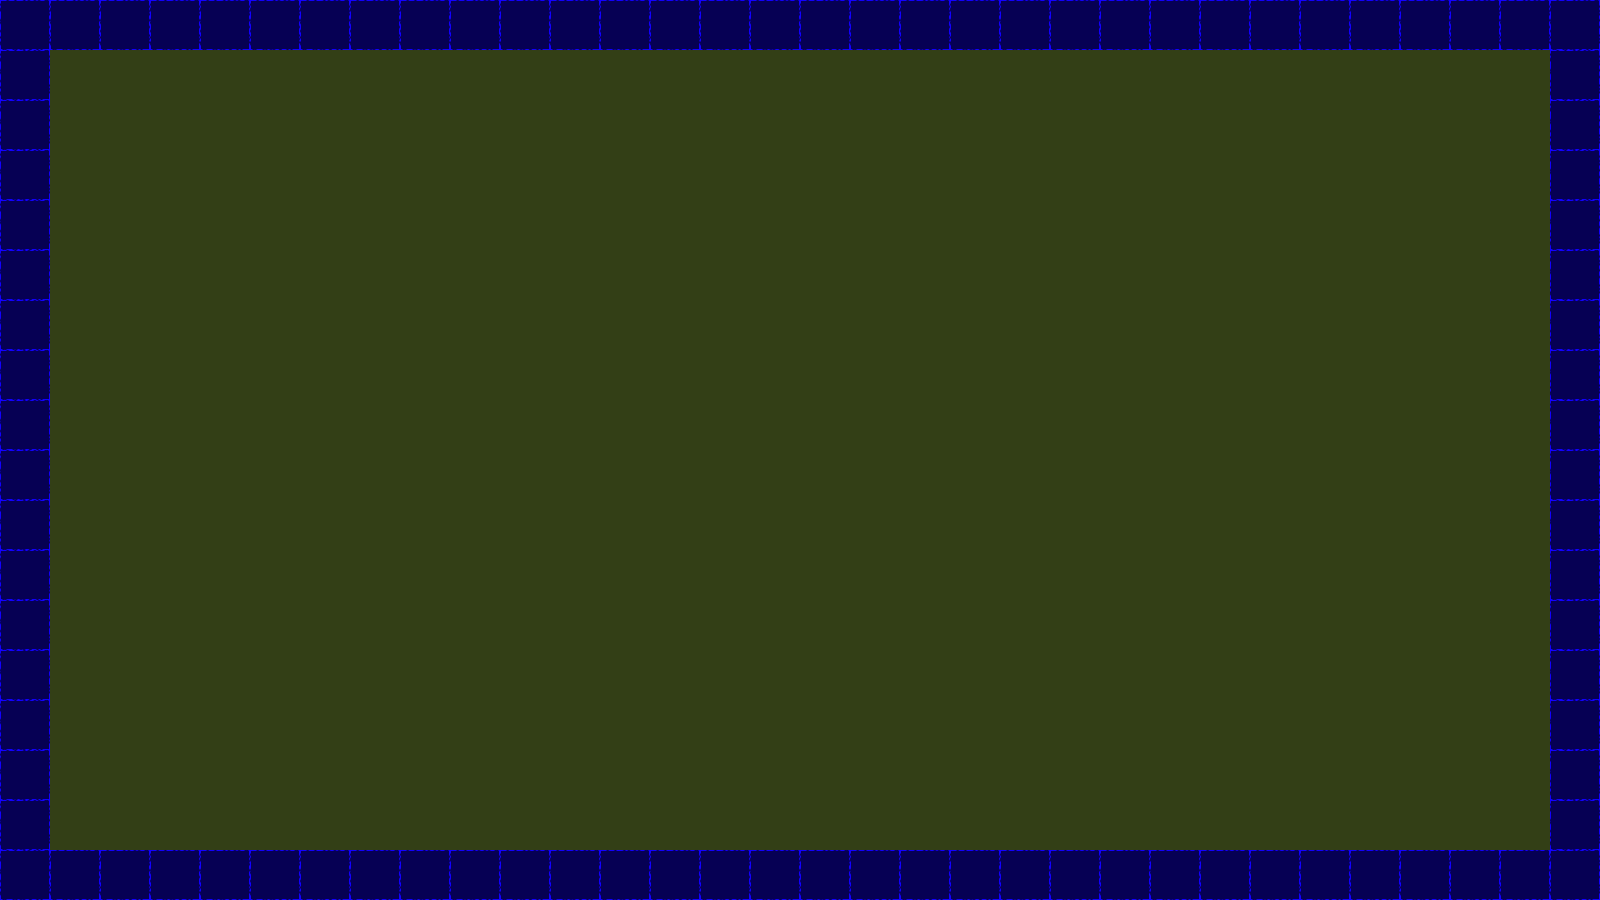

A 2D game scene composited from a Tiled map and its tileset images. What follows is a short description and the map's XML, with each tile layer's data collapsed to a summary:
An orthogonal 32x18 tile map with 50x50 px tiles, 1 tile layer (collision), 2 hidden layers not drawn, 2 tilesets.

<map version="1.0" orientation="orthogonal" renderorder="left-up" width="32" height="18" tilewidth="50" tileheight="50" nextobjectid="3">
 <tileset firstgid="1" name="dungeonTile.png" tilewidth="50" tileheight="50" tilecount="64" columns="8">
  <image source="tiles/dungeonTile.png" width="400" height="400" />
  <terraintypes>
   <terrain name="Nouveau terrain" tile="-1" />
   <terrain name="la" tile="-1" />
  </terraintypes>
  <tile id="1" terrain="0,0,0,0" />
  <tile id="2" terrain="0,0,0,0" />
  <tile id="3" terrain="0,0,0,0" />
  <tile id="6" terrain="1,1,1,1" />
  <tile id="7" terrain="1,1,1,1" />
  <tile id="8" terrain="0,0,0,0" />
  <tile id="9" terrain="0,0,0,0" />
  <tile id="10" terrain="0,0,0,0" />
  <tile id="11" terrain="0,0,0,0" />
  <tile id="12" terrain="1,1,1,1" />
  <tile id="13" terrain="1,1,1,1" />
  <tile id="14" terrain="1,1,1,1" />
  <tile id="15" terrain="1,1,1,1" />
  <tile id="16" terrain="0,0,0,0" />
  <tile id="17" terrain="0,0,0,0" />
  <tile id="18" terrain="0,0,0,0" />
  <tile id="19" terrain="0,0,0,0" />
  <tile id="20" terrain="1,1,1,1" />
  <tile id="21" terrain="1,1,1,1" />
  <tile id="22" terrain="1,1,1,1" />
  <tile id="23" terrain="1,1,1,1" />
  <tile id="24" terrain="0,0,0,0" />
  <tile id="25" terrain="0,0,0,0" />
  <tile id="26" terrain="0,0,0,0" />
  <tile id="27" terrain="0,0,0,0" />
  <tile id="28" terrain="1,1,1,1" />
  <tile id="29" terrain="1,1,1,1" />
  <tile id="30" terrain="1,1,1,1" />
  <tile id="31" terrain="1,1,1,1" />
  <tile id="32" terrain="0,0,0,0" />
  <tile id="33" terrain="0,0,0,0" />
  <tile id="34" terrain="0,0,0,0" />
  <tile id="35" terrain="0,0,0,0" />
  <tile id="36" terrain="1,1,1,1" />
  <tile id="37" terrain="1,1,1,1" />
  <tile id="40" terrain="0,0,0,0" />
  <tile id="41" terrain="0,0,0,0" />
  <tile id="42" terrain="0,0,0,0" />
  <tile id="43" terrain="0,0,0,0" />
  <tile id="44" terrain="0,0,0,0" />
  <tile id="45" terrain="1,1,1,1" />
  <tile id="46" terrain="1,1,1,1" />
  <tile id="48" terrain="0,0,0,0" />
  <tile id="49" terrain="0,0,0,0" />
  <tile id="50" terrain="0,0,0,0" />
  <tile id="51" terrain="0,0,0,0" />
  <tile id="52" terrain="0,0,0,0" />
  <tile id="53" terrain="1,1,1,1" />
  <tile id="54" terrain="1,1,1,1" />
  <tile id="56" terrain="0,0,0,0" />
  <tile id="57" terrain="0,0,0,0" />
  <tile id="58" terrain="0,0,0,0" />
  <tile id="59" terrain="0,0,0,0" />
  <tile id="60" terrain="0,0,0,0" />
  <tile id="61" terrain="0,0,0,0" />
  <tile id="62" terrain="1,1,1,1" />
  <tile id="63" terrain="1,1,1,1" />
 </tileset>
 <tileset firstgid="65" name="collisionTile" tilewidth="50" tileheight="50" tilecount="12" columns="3">
  <image source="collisionTile.png" width="150" height="200" />
 </tileset>
 <layer name="terrain" width="32" height="18" visible="0">
  <data>[576 cells, 0 non-empty, 0 distinct tile ids]</data>
 </layer>
 <layer name="collision" width="32" height="18">
  <data>[576 cells, 576 non-empty, 2 distinct tile ids]</data>
 </layer>
 <layer name="event" width="32" height="18" visible="0">
  <data>[576 cells, 0 non-empty, 0 distinct tile ids]</data>
 </layer>
</map>
